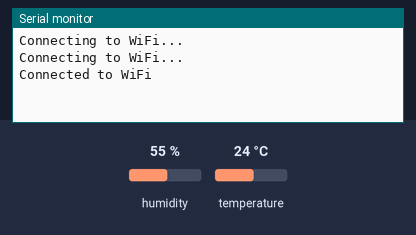
The sketch below on a simulated ESP32. Shown: the last lines printed to the serial monitor. The test bench sets the inputs (shaded band); at power-on: humidity 55 %, temperature 24 °C. WiFi joins after 1.5 s; servers stay silent unless stated.

Above: at 3.2 s.
3.3 s: humidity set to 22 %
At 4.4 s:
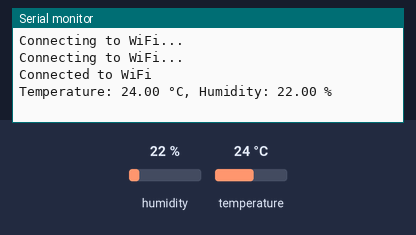
16.2 s: temperature set to 12 °C
At 20.5 s:
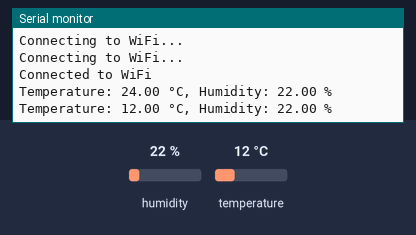
29.1 s: humidity set to 40 %
At 35.3 s:
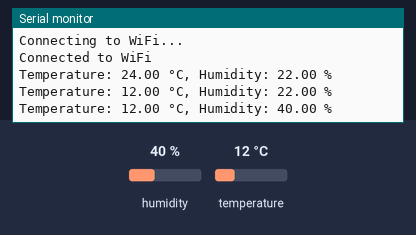

The sketch:

Agri.ino
```cpp
#include "DHT.h"
#include <WiFi.h>
#include <HTTPClient.h>

const char* ssid = "todo";
const char* password = "Todotodo";

// Replace with your server (local machine) IP and port
const char* serverName = "192.168.34.192";

#define DHTPIN 26      // Pin where DHT11 is connected
#define DHTTYPE DHT11 // DHT 11

DHT dht(DHTPIN, DHTTYPE);

void setup() {
    Serial.begin(115200);   // Start the Serial communication
    WiFi.begin(ssid, password); // Connect to Wi-Fi

    while (WiFi.status() != WL_CONNECTED) {  // Wait for connection
        delay(1000);
        Serial.println("Connecting to WiFi...");
    }
    Serial.println("Connected to WiFi");

    dht.begin();  // Initialize the DHT sensor
}

void loop() {
    delay(2000);  // Delay between readings
    float temperature = dht.readTemperature(); // Read temperature in Celsius
    float humidity = dht.readHumidity(); // Read humidity

    if (isnan(temperature) || isnan(humidity)) {  // Check for reading errors
        Serial.println("Failed to read from DHT sensor!");
        return;
    }

    // Print temperature and humidity values to the console
    Serial.print("Temperature: ");
    Serial.print(temperature);
    Serial.print(" °C, Humidity: ");
    Serial.print(humidity);
    Serial.println(" %");

    // Send data to Flask server
    WiFiClient client;
    if (client.connect(serverName, 5000)) {
        String url = "/update?temperature=" + String(temperature) + "&humidity=" + String(humidity);
        client.print(String("GET ") + url + " HTTP/1.1\r\n" +
                    "Host: " + serverName + "\r\n" +
                    "Connection: close\r\n\r\n");
        delay(3000);  // Delay for stability
    }

    delay(10000);  // Send data every 10 seconds
}
```

Measured:
- after the input at 3.3 s, the serial monitor: prints a new line after 0.73 s (image 1)
- after the input at 16.2 s, the serial monitor: prints a new line after 3.0 s (image 2)
- after the input at 29.1 s, the serial monitor: prints a new line after 5.4 s (image 3)
